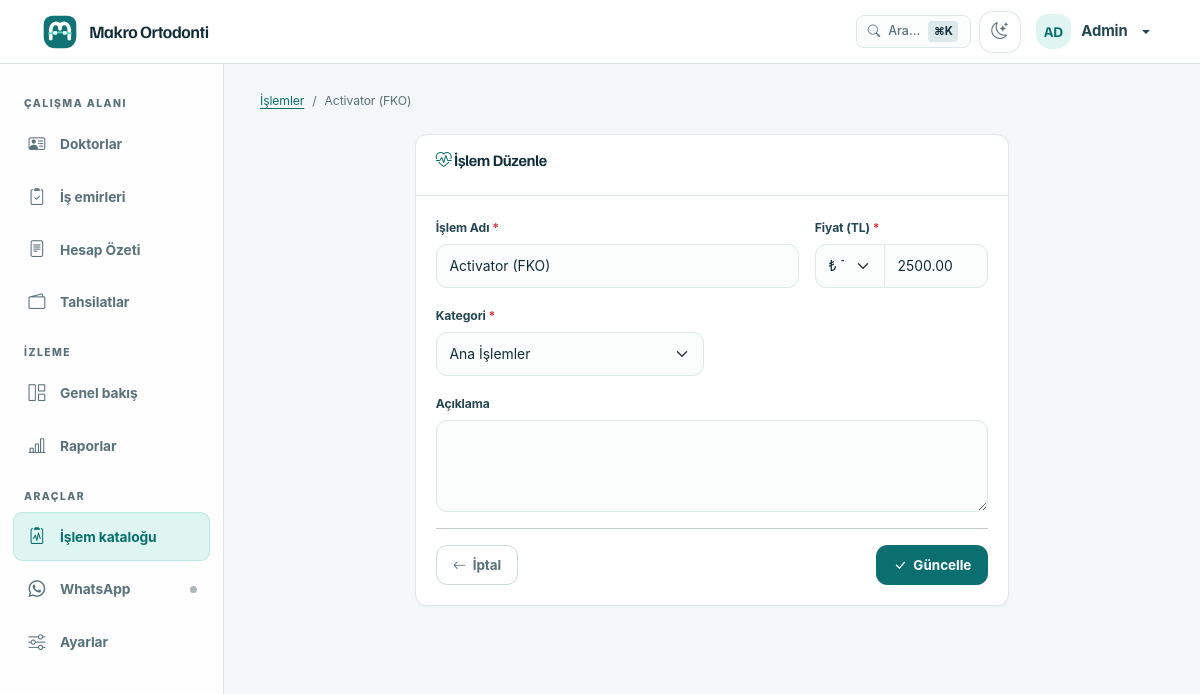
Screenshot of /treatments/31/edit (signed in) with the database file from the repository.
### app/models/models.py (models this page shows, shortened)
class User(UserMixin, Base, TimestampMixin):
    __tablename__ = "users"
    id: Mapped[int] = mapped_column(Integer, primary_key=True, autoincrement=True)
    username: Mapped[str] = mapped_column(String(50), nullable=False, unique=True, index=True)
    password_hash: Mapped[str] = mapped_column(String(256), nullable=False)
    full_name: Mapped[str] = mapped_column(String(150), nullable=False)
    role: Mapped[str] = mapped_column(String(20), nullable=False, default="staff", index=True)
    is_active: Mapped[bool] = mapped_column(Boolean, default=True, nullable=False)
    last_login: Mapped[datetime | None] = mapped_column(DateTime, nullable=True)
    api_token_hash: Mapped[str | None] = mapped_column(String(64), nullable=True, unique=True, index=True)
    ROLE_ADMIN = "admin"
    ROLE_STAFF = "staff"
    VALID_ROLES = [ROLE_ADMIN, ROLE_STAFF]

class Treatment(Base, TimestampMixin):
    __tablename__ = "treatments"
    id: Mapped[int] = mapped_column(Integer, primary_key=True, autoincrement=True)
    name: Mapped[str] = mapped_column(String(200), nullable=False)
    description: Mapped[str | None] = mapped_column(Text, nullable=True)
    category: Mapped[str] = mapped_column(
        String(50), nullable=False, default=TreatmentCategory.ANA_ISLEMLER
    )
    price_eur: Mapped[Decimal] = mapped_column(Numeric(12, 2), nullable=False)
    currency: Mapped[str] = mapped_column(String(3), nullable=False, default="TL")
    is_active: Mapped[bool] = mapped_column(Boolean, default=True, nullable=False, index=True)
    @property
    def base_price(self) -> Decimal:
        """Catalog base price (stored in price_eur column)."""
        return self.price_eur
    patient_treatments: Mapped[list["PatientTreatment"]] = relationship(
        back_populates="treatment", lazy="selectin"
    )
    invoice_items: Mapped[list["InvoiceItem"]] = relationship(
        back_populates="treatment", lazy="selectin"
    )
    __table_args__ = (
        UniqueConstraint("name", name="uq_treatment_name"),
    )

### app/routes/treatments.py (the view, shortened to what this page needs)
@treatments_bp.route("/<int:treatment_id>/edit", methods=["GET", "POST"])
@login_required
@permissions_required("clinical.edit")
def edit_treatment(treatment_id):
    treatment = db.get_or_404(Treatment, treatment_id)
    category_labels = {
        "ana_islemler": "Ana İşlemler",
        "ekstra_islemler": "Ekstra İşlemler",
    }
    return render_template("treatments/form.html", treatment=treatment, category_labels=category_labels)

### app/__init__.py (called while the page is built, shortened)
def _get_cached_setting(key: str, default: str = "") -> str:
    now = time.monotonic()
    cached = _settings_cache.get(key)
    if cached and (now - cached[0]) < _SETTINGS_CACHE_TTL:
        return cached[1]

### app/authz.py (called while the page is built)
def has_permission(user, permission: str) -> bool:
    permissions = ROLE_PERMISSIONS.get(getattr(user, "role", None), frozenset())
    return "*" in permissions or permission in permissions

def permissions_required(*permissions: str):
    def decorator(view_func):
        @wraps(view_func)
        def wrapped(*args, **kwargs):
            if not current_user.is_authenticated:
                return redirect(url_for("auth.login"))
            if not all(has_permission(current_user, permission) for permission in permissions):
                flash("Bu işlem için yetkiniz bulunmuyor.", "danger")
                return redirect(url_for("dashboard.index"))
            return view_func(*args, **kwargs)
        return wrapped
    return decorator

### app/services/exchange_service.py (called while the page is built, shortened)
def get_rate_health(max_age_days: int = 2) -> dict:
    latest = db.session.execute(
        db.select(ExchangeRate)
        .order_by(ExchangeRate.rate_date.desc())
        .limit(1)
    ).scalar_one_or_none()
    age_days = (date.today() - latest.rate_date).days
    return {
        "exists": True,
        "is_stale": age_days > max_age_days,
        "age_days": age_days,
        "last_date": latest.rate_date,
        "last_rate": Decimal(str(latest.eur_to_try)),
    }

def ensure_daily_rate(max_age_days: int = 2) -> dict:
    global _last_auto_check_date
    today = date.today()
    if _last_auto_check_date == today:
        return get_rate_health(max_age_days=max_age_days)

### app/services/whatsapp_service.py (called while the page is built)
    @classmethod
    def quick_state(cls) -> str:
        with cls._state_lock:
            if cls._connected:
                return "connected"
            if cls._thread is not None and cls._thread.is_alive():
                return "connecting"
            return "disconnected"

### app/user_loader.py (called while the page is built)
@login_manager.user_loader
def load_user(user_id: str) -> User | None:
    try:
        uid = int(user_id)
    except (ValueError, TypeError):
        return None
    user = db.session.get(User, uid)
    if user and not user.is_active:
        return None
    return user

### app/templates/treatments/form.html (shortened to what this page needs)
{% extends "base.html" %}
{% block content %}
<div class="mb-4">
    <nav aria-label="breadcrumb">
        <ol class="breadcrumb">
            <li class="breadcrumb-item"><a href="{{ url_for('treatments.list_treatments') }}">İşlemler</a></li>
            <li class="breadcrumb-item active">{% if treatment %}{{ treatment.name }}{% else %}Yeni İşlem{% endif %}</li>
        </ol>
    </nav>
</div>
<div class="row justify-content-center">
    <div class="col-md-8">
        <div class="card border-0 shadow-sm">
            <div class="card-header bg-white">
                <h5 class="mb-0">
                    <i class="bi bi-heart-pulse"></i>
                    {% if treatment %}İşlem Düzenle{% else %}Yeni İşlem Ekle{% endif %}
                </h5>
            </div>
            <div class="card-body">
                <form method="POST" action="{{ url_for('treatments.edit_treatment', treatment_id=treatment.id) if treatment else url_for('treatments.add_treatment') }}">
                    <div class="row g-3">
                        <div class="col-md-8">
                            <label for="name" class="form-label">İşlem Adı <span class="text-danger">*</span></label>
                            <input type="text" class="form-control" id="name" name="name" value="{{ treatment.name|default('', true) }}" maxlength="200" required>
                        </div>
                        <div class="col-md-4">
                            <label for="price_eur" class="form-label">Fiyat <span class="text-danger">*</span></label>
                            <div class="input-group">
                                <select class="form-select form-select-sm" id="currency" name="currency" style="max-width:70px" onchange="updatePriceLabel()">
                                    <option value="TL" {% if treatment and treatment.currency == 'TL' %}selected{% endif %}>₺ TL</option>
                                </select>
                                <input type="number" min="0" step="0.01" class="form-control" id="price_eur" name="price_eur" value="{{ treatment.price_eur|default('', true) }}" required>
                            </div>
                        </div>
                        <div class="col-md-6">
                            <label for="category" class="form-label">Kategori <span class="text-danger">*</span></label>
                            <select class="form-select" id="category" name="category" required>
                                {% for cat, label in category_labels.items() %}
                                <option value="{{ cat }}" {% if treatment and treatment.category == cat %}selected{% endif %}>{{ label }}</option>
                                {% endfor %}
                            </select>
                        </div>
                        <div class="col-12">
                            <label for="description" class="form-label">Açıklama</label>
                            <textarea class="form-control" id="description" name="description" rows="3" maxlength="2000">{{ treatment.description|default('', true) }}</textarea>
                        </div>
                    </div>
                    <hr>
                    <div class="d-flex justify-content-between">
                        <a href="{{ url_for('treatments.list_treatments') }}" class="btn btn-outline-secondary">
                            <i class="bi bi-arrow-left"></i> İptal
                        </a>
                        <button type="submit" class="btn btn-primary">
                            <i class="bi bi-check-lg"></i> {% if treatment %}Güncelle{% else %}Kaydet{% endif %}
                        </button>
                    </div>
                </form>
            </div>
        </div>
    </div>
</div>
{% endblock %}

### app/templates/components/navbar.html (shortened to what this page needs)
<nav class="navbar fixed-top" aria-label="Üst menü">
    <div class="container-fluid">
        <a class="navbar-brand d-flex align-items-center" href="{{ url_for('dashboard.index') }}" aria-label="{{ clinic_name }} ana sayfa">
            <span class="brand-mark" aria-hidden="true"></span>
            <span class="brand-copy"><span>{{ clinic_name }}</span></span>
        </a>
        <ul class="navbar-nav ms-auto flex-row align-items-center gap-2">
                {% if current_user.is_authenticated %}
                <li class="nav-item">
                    <button class="cmd-k-trigger" type="button" data-bs-toggle="modal" data-bs-target="#commandPaletteModal" title="Hızlı Arama (Cmd+K)">
                        <i class="bi bi-search"></i>
                        <span class="d-none d-sm-inline">Ara...</span>
                        <span class="cmd-k-badge">⌘K</span>
                    </button>
                </li>
                <li class="nav-item">
                    <button class="theme-toggle" type="button" aria-label="Tema değiştir" title="Açık/Koyu tema">
                        <i class="bi bi-moon-stars" aria-hidden="true"></i>
                    </button>
                </li>
                <li class="nav-item dropdown">
                    <a class="nav-link dropdown-toggle user-menu" href="#" data-bs-toggle="dropdown" aria-expanded="false" aria-label="{{ current_user.full_name }} kullanıcı menüsü">
                        <span class="user-avatar" aria-hidden="true">{{ current_user.full_name[:2]|upper }}</span>
                        <span class="user-name">{{ current_user.full_name }}</span>
                    </a>
                </li>
                {% endif %}
        </ul>
    </div>
</nav>

### rows the page displays
User: full_name "AD", full_name "Admin"
Treatment: name "Activator (FKO)", currency "₺ TL", price_eur "2500.00", category "Ana İşlemler"

### other values shown
{{ clinic_name }} "Makro Ortodonti"
